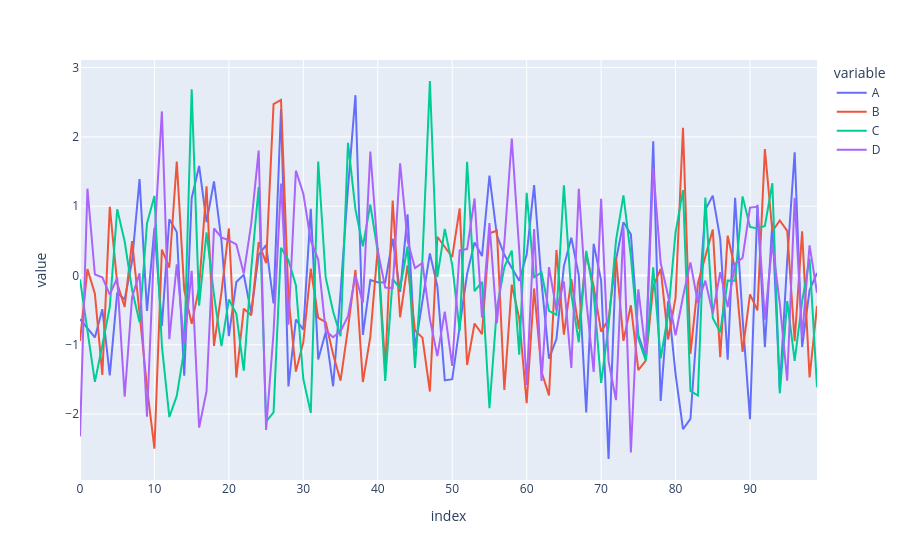

Notebook code cell kept with this figure:
### Code cell
import plotly.express as px

px.line(df)
